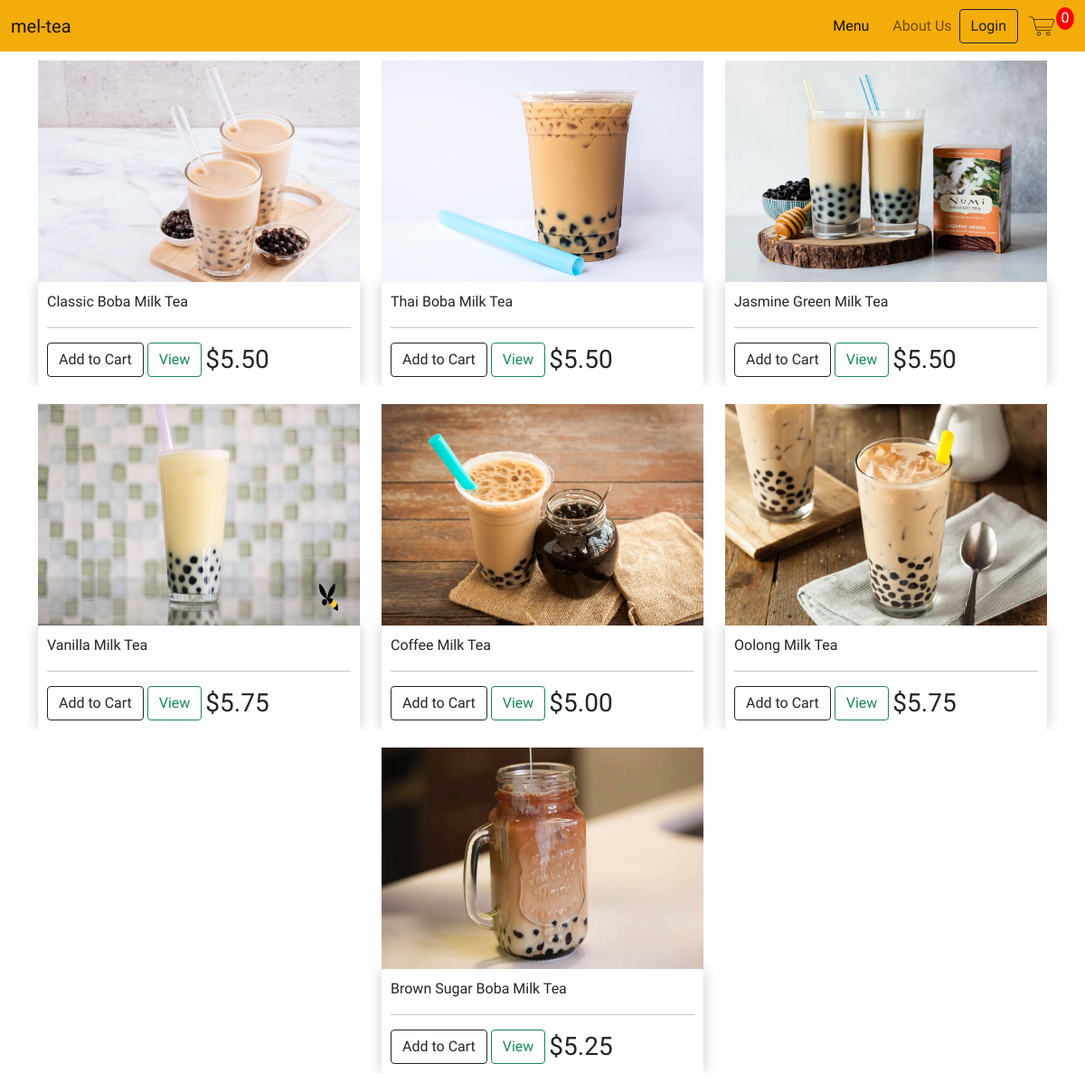
The app's page /menu/ with its own data.
### store/models.py (models this page shows, shortened)
class BobaProduct(models.Model):
    WITH_BOBA = [
        ('YES', 'Boba'),
        ('NO', 'No Boba')
    ]
    name = models.CharField(max_length=200, null=True)
    price = models.FloatField(max_length=200, null=True)
    category = models.CharField(max_length=200, null=True, choices= WITH_BOBA)
    image = models.ImageField(upload_to='boba', default="{% static 'images/filler.jpg' %}", null=True, blank=True)
    date_created = models.DateTimeField(auto_now_add=True)
    @property #@property allow us to access as an attribute
    def image_url(self):
        try:
            url = self.image.url
        except:
            url = ''
        return url

### store/views.py (the view)
# urls.py: path('menu/', views.menu, name="menu"),
def menu(request):
    if request.user.is_authenticated:
        customer = request.user.customer
        order, created = CustomerOrder.objects.get_or_create(customer=customer)
        items = order.orderitem_set.all()   # (USE ITEM FOR CHILDREN)
        cart_items = order.cart_quantity
    else:
        items = []
        order = {'cart_total':0, 'cart_quantity':0}
        cart_items = order['cart_quantity']
    products = BobaProduct.objects.all()
    context = {"products": products, "cart_items": cart_items}
    return render(request, 'store/menu.html', context)

### store/templates/store/menu.html
{% extends 'store/main.html' %}
{% load static %}
{% block content %}
<div class="container">
  <div class="row justify-content-evenly">
    {% for product in products %}
    <div class="col-lg-4">
      <img class="drink-thumbnail" src="{{product.image_url}}" alt="">
      <div class="product-box">
        <p>{{product.name}}</p>
        <hr>
        <button data-product="{{product.id}}" data-action="add" class="btn btn-outline-dark add-cart">Add to Cart</button>
        <a href="#" class="btn btn-outline-success">View</a>
        <h3 class="product-price">${{product.price|floatformat:2}}</h3>
      </div>
    </div>
    {% endfor %}
</div>
</div>
{% endblock content %}

### static/css/main.css (style rules this page uses)
* { margin: 0; padding: 0; box-sizing: border-box; overflow-x: hidden; }
body { background-color: white; font-family: Comfortaa; }

### static/css/menu.css (style rules this page uses)
.drink-thumbnail { width: 100%; height: 245px; }
.product-price { display:inline-block; margin-bottom: 0; padding-bottom: 0; vertical-align: middle; }
.product-box { border-radius: 4px; padding:10px; box-shadow:hsl(0, 0%, 80%) 0 0 16px; }
.col-lg-4 { margin:10px 0; }

### records on screen
BobaProduct: image_url (picture), name "Classic Boba Milk Tea", price "5.50"
BobaProduct: image_url (picture), name "Thai Boba Milk Tea", price "5.50"
BobaProduct: image_url (picture), name "Jasmine Green Milk Tea", price "5.50"
BobaProduct: image_url (picture), name "Vanilla Milk Tea", price "5.75"
BobaProduct: image_url (picture), name "Coffee Milk Tea", price "5.00"
BobaProduct: image_url (picture), name "Oolong Milk Tea", price "5.75"
BobaProduct: image_url (picture), name "Brown Sugar Boba Milk Tea", price "5.25"

### other values on screen
{{ cart_items }} "0"
